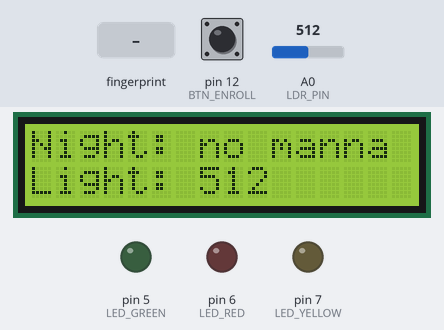
This sketch was run on a simulated Arduino Uno, built with avr-gcc and run on an emulated ATmega328P. Parts: 16×2 character LCD, output pins drawn as LEDs (lit = HIGH). The test bench sets the inputs (shaded band); at power-on: pin 12 (BTN_ENROLL) HIGH, A0 (LDR_PIN) = 512. Random numbers use the default seed unless the sketch sets one; what the sketch prints to the serial monitor is not drawn.

Above: at 2.3 s.
2.4 s: finger stored as number 1 placed on the sensor
At 5.0 s:
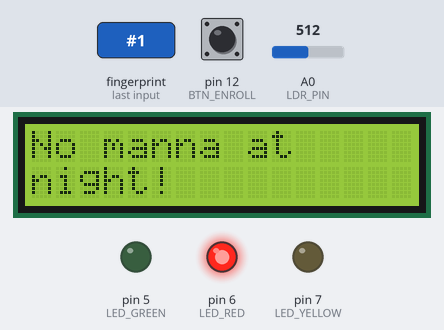
5.4 s: pin 12 (BTN_ENROLL) pulled LOW for 0.45 s
At 6.7 s:
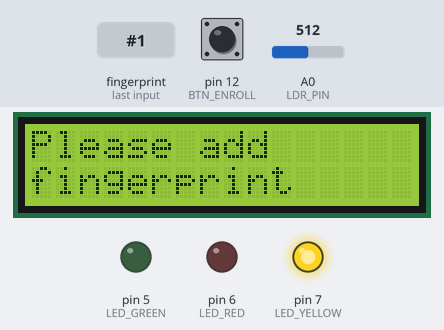
7.3 s: finger stored as number 1 placed on the sensor
At 8.4 s:
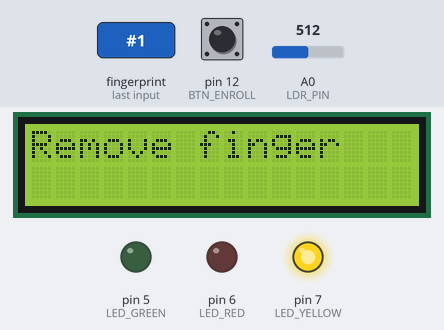
10.3 s: finger stored as number 1 placed on the sensor
At 11.7 s:
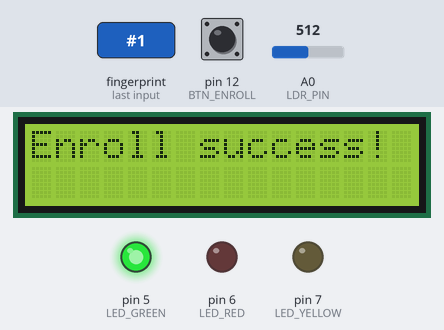
13.3 s: A0 (LDR_PIN) set to 262
At 14.5 s:
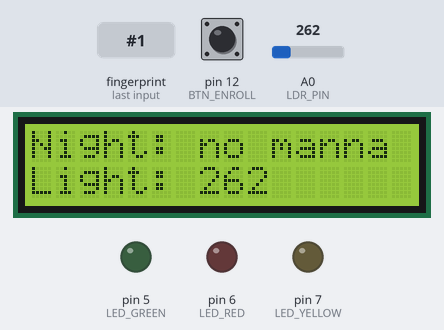
14.8 s: A0 (LDR_PIN) set to 232
At 16.3 s:
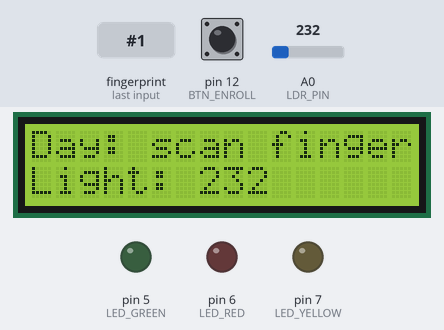
Timing chart, 0 to 17.4 s (numbered marks = the images above; inputs shaded):
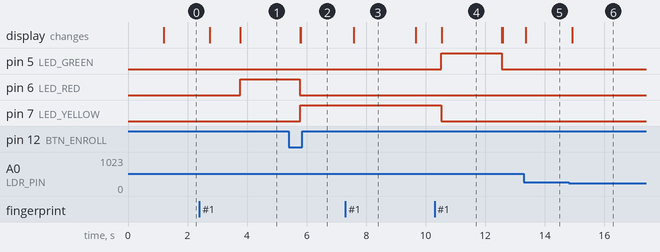

The sketch:

ARD_CODE.ino
```cpp
#include <Adafruit_Fingerprint.h>
#include <SoftwareSerial.h>
#include <LiquidCrystal_I2C.h>
#include <IRremote.hpp>
#include <Servo.h>

SoftwareSerial mySerial(3, 4);
Adafruit_Fingerprint finger(&mySerial);
LiquidCrystal_I2C lcd(0x27, 16, 2);
Servo myServo;

#define LED_GREEN        5
#define LED_RED          6
#define LED_YELLOW       7
#define LDR_PIN          A0
#define IR_PIN           11
#define SERVO_PIN        10
#define BTN_ENROLL       12
#define LIGHT_THRESHOLD  250
#define NUM_QUESTIONS    5

const char q0[] PROGMEM = "Locusts plague?";
const char q1[] PROGMEM = "Darkness plague";
const char q2[] PROGMEM = "Blood plague?";
const char q3[] PROGMEM = "Frogs plague?";
const char q4[] PROGMEM = "Firstborn plague";
const char* const questions[] PROGMEM = {q0, q1, q2, q3, q4};
const int answers[] = {8, 9, 1, 2, 10};
const int irCodes[] = {0x15, 0x09, 0x45, 0x46, 0x19};
char qBuffer[17];

void allLedsOff() {
  digitalWrite(LED_GREEN, LOW);
  digitalWrite(LED_RED, LOW);
  digitalWrite(LED_YELLOW, LOW);
}

void dispenseManna() {
  allLedsOff();
  digitalWrite(LED_GREEN, HIGH);

  lcd.clear();
  lcd.setCursor(0, 0);
  lcd.print(F("Manna incoming!"));
  lcd.setCursor(0, 1);
  lcd.print(F("Gate opening..."));
  Serial.println(F("STATE: Dispensing manna"));

  myServo.attach(SERVO_PIN);
  myServo.write(180);
  delay(1000);
  myServo.write(90);
  delay(1000);
  myServo.detach();

  delay(2000);
  allLedsOff();

  lcd.clear();
  lcd.setCursor(0, 0);
  lcd.print(F("Scan finger"));
  Serial.println(F("STATE: Idle"));
}

void rejectUser(const char* reason) {
  allLedsOff();
  digitalWrite(LED_RED, HIGH);
  Serial.print(F("STATE: Rejected - "));
  Serial.println(reason);

  delay(2000);
  allLedsOff();

  lcd.clear();
  lcd.setCursor(0, 0);
  lcd.print(F("Scan finger"));
  Serial.println(F("STATE: Idle"));
}

void enrollFail() {
  digitalWrite(LED_YELLOW, LOW);
  digitalWrite(LED_RED, HIGH);
  lcd.clear();
  lcd.setCursor(0, 0);
  lcd.print(F("Enroll failed"));
  Serial.println(F("STATE: Enroll failed"));
  delay(2000);
  allLedsOff();
  lcd.clear();
  lcd.setCursor(0, 0);
  lcd.print(F("Scan finger"));
}

void enrollFinger() {
  allLedsOff();
  digitalWrite(LED_YELLOW, HIGH);   // busy indicator ON

  lcd.clear();
  lcd.setCursor(0, 0);
  lcd.print(F("Please add"));
  lcd.setCursor(0, 1);
  lcd.print(F("fingerprint"));
  Serial.println(F("STATE: Enrollment started"));
  delay(1500);

  // First scan - wait until a finger is read
  while (finger.getImage() != FINGERPRINT_OK);
  if (finger.image2Tz(1) != FINGERPRINT_OK) {
    enrollFail();
    return;
  }

  lcd.clear();
  lcd.setCursor(0, 0);
  lcd.print(F("Remove finger"));
  Serial.println(F("STATE: Remove finger"));
  delay(2000);
  while (finger.getImage() != FINGERPRINT_NOFINGER);

  lcd.clear();
  lcd.setCursor(0, 0);
  lcd.print(F("Place same"));
  lcd.setCursor(0, 1);
  lcd.print(F("finger again"));
  Serial.println(F("STATE: Place again"));

  // Second scan
  while (finger.getImage() != FINGERPRINT_OK);
  if (finger.image2Tz(2) != FINGERPRINT_OK) {
    enrollFail();
    return;
  }

  if (finger.createModel() != FINGERPRINT_OK) {
    enrollFail();
    return;
  }

  // Store as ID #2 (keeps the original ID #1)
  if (finger.storeModel(2) == FINGERPRINT_OK) {
    digitalWrite(LED_YELLOW, LOW);
    digitalWrite(LED_GREEN, HIGH);
    lcd.clear();
    lcd.setCursor(0, 0);
    lcd.print(F("Enroll success!"));
    Serial.println(F("STATE: Enrolled as ID #2"));
    delay(2000);
    allLedsOff();
  } else {
    enrollFail();
    return;
  }

  lcd.clear();
  lcd.setCursor(0, 0);
  lcd.print(F("Scan finger"));
}

void setup() {
  Serial.begin(9600);
  finger.begin(57600);
  delay(100);

  pinMode(LED_GREEN, OUTPUT);
  pinMode(LED_RED, OUTPUT);
  pinMode(LED_YELLOW, OUTPUT);
  pinMode(BTN_ENROLL, INPUT_PULLUP);
  allLedsOff();

  IrReceiver.begin(IR_PIN, ENABLE_LED_FEEDBACK);
  randomSeed(analogRead(A1));

  lcd.init();
  lcd.backlight();
  lcd.setCursor(0, 0);
  lcd.print(F("Scan finger"));

  if (finger.verifyPassword()) {
    Serial.println(F("STATE: System ready"));
  } else {
    Serial.println(F("Sensor not found"));
    while (1);
  }
}

void loop() {
  int lightVal = analogRead(LDR_PIN);
  bool isDaytime = (lightVal < LIGHT_THRESHOLD);

  // Check enrollment button first
  if (digitalRead(BTN_ENROLL) == LOW) {
    enrollFinger();
    return;
  }

  // Always update display first
  lcd.clear();
  lcd.setCursor(0, 0);
  if (isDaytime) {
    lcd.print(F("Day: scan finger"));
  } else {
    lcd.print(F("Night: no manna"));
  }
  lcd.setCursor(0, 1);
  lcd.print(F("Light: "));
  lcd.print(lightVal);

  // Try to get fingerprint image
  int result = finger.getImage();
  if (result != FINGERPRINT_OK) {
    delay(300);
    return;
  }

  // Try to convert image - if this fails, no real finger present
  result = finger.image2Tz();
  if (result != FINGERPRINT_OK) {
    delay(300);
    return;
  }

  // Real finger confirmed - search for match
  result = finger.fingerSearch();

  if (result != FINGERPRINT_OK) {
    Serial.println(F("STATE: Unknown finger"));
    lcd.clear();
    lcd.setCursor(0, 0);
    lcd.print(F("Unknown finger"));
    lcd.setCursor(0, 1);
    lcd.print(F("Access denied"));
    rejectUser("unknown finger");
    return;
  }

  Serial.println(F("STATE: Finger valid"));
  allLedsOff();
  lcd.clear();
  lcd.setCursor(0, 0);
  lcd.print(F("Welcome,"));
  lcd.setCursor(0, 1);
  lcd.print(F("Israelite!"));
  delay(1000);

  if (!isDaytime) {
    lcd.clear();
    lcd.setCursor(0, 0);
    lcd.print(F("No manna at"));
    lcd.setCursor(0, 1);
    lcd.print(F("night!"));
    rejectUser("no daylight");
    return;
  }

  int q = random(NUM_QUESTIONS);
  strcpy_P(qBuffer, (char*)pgm_read_word(&(questions[q])));

  Serial.print(F("STATE: Question: "));
  Serial.println(qBuffer);
  Serial.print(F("STATE: Answer: "));
  Serial.println(answers[q]);

  allLedsOff();
  digitalWrite(LED_YELLOW, HIGH);
  lcd.clear();
  lcd.setCursor(0, 0);
  lcd.print(qBuffer);
  lcd.setCursor(0, 1);
  lcd.print(F("Which # (1-10)?"));
  Serial.println(F("STATE: Waiting 10 sec"));

  long startTime = millis();
  bool answered = false;
  bool correct = false;

  IrReceiver.resume();

  while (millis() - startTime < 10000) {
    if (IrReceiver.decode()) {
      int irCode = IrReceiver.decodedIRData.command;
      IrReceiver.resume();
      if (irCode == 0) continue;
      if (irCode == irCodes[q]) {
        answered = true;
        correct = true;
      } else {
        answered = true;
        correct = false;
      }
      break;
    }
  }

  allLedsOff();

  if (answered && correct) {
    Serial.println(F("STATE: Correct!"));
    dispenseManna();
  } else if (answered && !correct) {
    Serial.println(F("STATE: Wrong answer"));
    lcd.clear();
    lcd.setCursor(0, 0);
    lcd.print(F("Wrong answer!"));
    lcd.setCursor(0, 1);
    lcd.print(F("Nice try, Goi!"));
    rejectUser("wrong answer");
  } else {
    Serial.println(F("STATE: Timeout"));
    lcd.clear();
    lcd.setCursor(0, 0);
    lcd.print(F("Too slow!"));
    lcd.setCursor(0, 1);
    lcd.print(F("Nice try, Goi!"));
    rejectUser("timeout");
  }
}
```

Measured:
- the behaviour switches between 250 and 249 on A0 (LDR_PIN) (found by bisection; images 5 and 6)
- after the input at 2.4 s, pin 6 (LED_RED): LOW → HIGH after 1.4 s; the display: first changes after 0.35 s (image 1 shows a later state)
- after the input at 5.4 s, pin 7 (LED_YELLOW): LOW → HIGH after 0.38 s
- after the input at 7.3 s, the display: changes after 0.28 s (image 3)
- after the input at 10.3 s, pin 5 (LED_GREEN): LOW → HIGH after 0.23 s, → LOW 2.0 s later; pin 7 (LED_YELLOW): HIGH → LOW after 0.23 s; the display: changes after 0.25 s (image 4)
- after the input at 13.3 s, the display: changes after 0.06 s (image 5)
- after the input at 14.8 s, the display: changes after 0.12 s (image 6)
